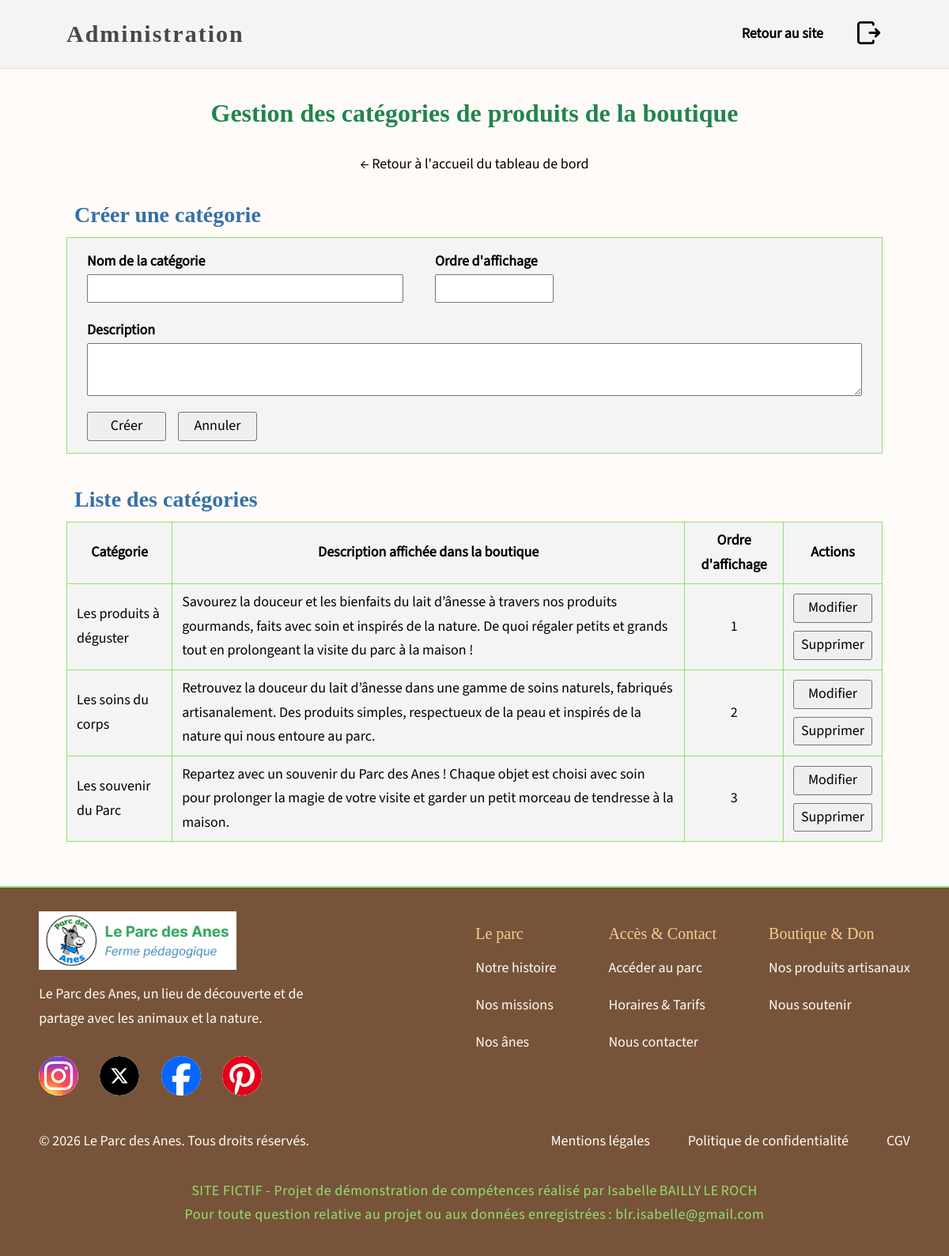
Screenshot of /?url=admin/categories (signed in) with the database file from the repository.
### tables this page shows
CREATE TABLE `products_categories` (
  `id` int(11) NOT NULL,
  `label` varchar(255) NOT NULL,
  `description` text NOT NULL,
  `display_order` int(10) UNSIGNED NOT NULL COMMENT 'Display order of products''s categories in the shop'
);

### src/Controllers/BaseController.php (called while the page is built, shortened)
<?php
class BaseController
{
    protected function renderViewAndMeta(string $view, array $data = [])
    {
        $parts = explode('/', $view);
        $action = array_pop($parts);
        $section = implode('.', $parts);
        $metaService = new Meta();
        $meta = $metaService->getMeta($section, $action);
        $siteName = $metaService->siteName();
        $pageTitle = trim($meta['title'] ?? '');
        $title = ($pageTitle === '' || $pageTitle === $siteName)
            ? $siteName
            : $siteName . ' - ' . $pageTitle;
        $data['meta'] = $meta;
        $data['title'] = $title;
        $data['internalStyles'] = $data['internalStyles'] ?? [];
        $data['externalStyles'] = $data['externalStyles'] ?? [];
        $data['internalScripts'] = $data['internalScripts'] ?? [];
        $data['externalScripts'] = $data['externalScripts'] ?? [];
        $data['headerView'] = $data['headerView'] ?? 'header';
        extract($data);
        require __DIR__ . '/../Views/' . $view . '.php';
        require __DIR__ . '/../Views/partials/footer.php';
        require __DIR__ . '/../Views/layouts/main.php';
    }
}

### src/Controllers/Admin/AdminCategoryController.php (called while the page is built, shortened)
<?php
class AdminCategoryController extends BaseController
{
    private string $path;
    private ProductCategoryModel $model;
    public function __construct()
    {
        $this->path = 'admin/categories';
        $this->model = new ProductCategoryModel();
    }
    public function index()
    {
        try {
            $flash = $this->getFlashData();
            $editItem = null;
            $this->renderViewAndMeta(
                $this->path . '/index',
                array_merge(
                    $this->getCategoryViewData(
                        [
                            'editItem' => $editItem,
                            'createErrors' =>
                                $flash['createErrors'],
                            'updateErrors' =>
                                $flash['updateErrors'],
                            'old' =>
                                $flash['old'],
                            'success' =>
                                $flash['success'],
                            'successCategoryId' =>
                                $flash['successCategoryId'],
                            'successType' =>
                                $flash['successType'],
                            'deleteError' =>
                                $flash['deleteError'],
                        ]
                    ),
                    $this->scriptsAndStylesAssets(),
                    [
                        'headerView' => 'header_admin'
                    ],
                )
            );
        } catch (Exception $e) {
            $this->handleException($e);
        }
    }
    private function getCsrfTokens(): array
    {
        return [
            'csrfCategoryCreate' => CsrfProtect::generateToken('category_create'),
            'csrfCategoryUpdate' => CsrfProtect::generateToken('category_update'),
            'csrfCategoryDelete' => CsrfProtect::generateToken('category_delete'),
        ];
    }
    private function getCategoryViewData(array $data = []): array
    {
        return array_merge(
            [
                'items' => $this->model->findAllItems(),
                'editItem' => null,
            ],
            $this->getCsrfTokens(),
            $data
        );
    }
    private function getFlashData(): array
    {
        $data = [
            'success' => $_SESSION['success'] ?? null,
            'successCategoryId' => $_SESSION['successCategoryId'] ?? null,
            'successType' => $_SESSION['successType'] ?? null,
            'createErrors' => $_SESSION['createErrors'] ?? [],
            'updateErrors' => $_SESSION['updateErrors'] ?? [],
            'deleteError' => $_SESSION['deleteError'] ?? null,
            'old' => $_SESSION['old'] ?? [],
            'editItemSession' =>
                $_SESSION['editItem'] ?? null,
        ];
        return $data;
    }
    private function scriptsAndStylesAssets(): array
    {
        return [
            'internalStyles' => [
                'admin-header.css',
                'admin-home.css',
                'admin-categories.css',
            ],
            'internalScripts' => [
                'admin_products.js',
                'admin_categories.js',
            ],
        ];
    }
}

### public/index.php (called while the page is built, shortened)
<?php
$rootPath = basename(__DIR__) === 'public'
    ? dirname(__DIR__)
    : __DIR__;
require_once $rootPath . '/src/Core/Autoload.php';
$url = $_GET['url'] ?? 'accueil';
$router = new Router();
$router->renderPage($url);

### src/Models/ProductCategoryModel.php (called while the page is built, shortened)
<?php
class ProductCategoryModel
{
    private PDO $db;
    private string $table = 'products_categories';
    public function __construct()
    {
        $this->db = DatabaseConnect::getInstance()->getConnection();
    }
    public function findAllItems(): array
    {
        $stmt = $this->db->query("
            SELECT
                id,
                label,
                description,
                display_order
            FROM {$this->table}
            ORDER BY display_order ASC
        ");
        return $stmt->fetchAll(PDO::FETCH_ASSOC);
    }
}

### src/Core/Autoload.php (called while the page is built, shortened)
<?php
spl_autoload_register(function (string $class): void {
    $prefix = 'App\\';
    $baseDir = __DIR__ . '/../';
    $relativeClass = substr($class, strlen($prefix));
    $file = $baseDir . str_replace('\\', '/', $relativeClass) . '.php';
    if (is_file($file)) {
        return;
    }
});

### config/database.php (called while the page is built)
<?php
$DB_HOST = 'localhost';
$DB_PORT = 3306 ;
$DB_NAME = 'db_parc_des_anes';
$DB_USER = 'root';
$DB_PASS = '';

### src/Core/DatabaseConnect.php (called while the page is built, shortened)
<?php
class DatabaseConnect
{
    private static ?DatabaseConnect $instance = null;
    private function __construct()
    {
        require __DIR__ . '/../../config/database.php';
        $dsn = "mysql:host=$DB_HOST;port=$DB_PORT;dbname=$DB_NAME;charset=utf8mb4";
        $options = [
            PDO::ATTR_ERRMODE => PDO::ERRMODE_EXCEPTION,
            PDO::ATTR_DEFAULT_FETCH_MODE => PDO::FETCH_ASSOC,
            PDO::ATTR_EMULATE_PREPARES => false
        ];
    }
    public static function getInstance(): self
    {
        if (self::$instance === null) {
            self::$instance = new self();
        }
        return self::$instance;
    }
}

### src/Views/admin/categories/sections/category_read.php (the view, shortened to what this page needs)
<section class="admin-category-list">
    <div class="admin-category-h3-message-block">
        <h3 class="admin-h3">Liste des catégories</h3>
    </div>
    <?php if (empty($items)): ?>
        <p>Aucune catégorie enregistrée.</p>
    <?php else: ?>
        <div>
            <table class="admin-categories-list-table">
                <thead>
                    <tr>
                        <th>Catégorie</th>
                        <th>Description affichée dans la boutique</th>
                        <th>Ordre d'affichage</th>
                        <th>Actions</th>
                    </tr>
                </thead>
                <tbody>
                    <?php foreach ($items as $item): ?>
                        <?php if (
                            !empty($editItem)
                            && $editItem['id'] == $item['id']
                        ): ?>
                            <?php
                                $item = $editItem;
                                require __DIR__ . '/category_update.php';
                            ?>
                        <?php else: ?>
                            <tr id="category-<?= $item['id'] ?>">
                                <td>
                                    <?= htmlspecialchars($item['label']) ?>
                                </td>
                                <td>
                                    <?= htmlspecialchars($item['description']) ?>
                                </td>
                                <td>
                                    <?= htmlspecialchars($item['display_order']) ?>
                                </td>
                                <td class="admin-categories-list-table-actions">
                                    <a
                                        href="<?= BASE_URL ?>/?url=admin/categories&edit=<?= $item['id'] ?>#category-<?= $item['id'] ?>"
                                        class="admin-btn"
                                    >
                                        Modifier
                                    </a>
                                    <form
                                        method="post"
                                        action="?url=admin/categories/delete"
                                        class="delete-category-form"
                                        data-label="<?= htmlspecialchars(
                                            $item['label'],
                                            ENT_QUOTES,
                                            'UTF-8'
                                        ) ?>"
                                        novalidate
                                    >
                                        <button type="submit" class="admin-btn">
                                            Supprimer
                                        </button>
                                    </form>
                                </td>
                            </tr>
                        <?php endif; ?>
                    <?php endforeach; ?>
                </tbody>
            </table>
        </div>
    <?php endif; ?>
</section>

### public/styles/pages/admin-home.css (style rules this page uses)
h3.admin-h3 { text-align: left; padding-left: 10px; margin-bottom: 10px; }
.admin-btn { display: inline-block; padding: 2px 6px; border: 1px solid #767676; width: 100px; border-radius: 3px; background: #efefef; color: #000; text-decoration: none; font: inherit; cursor: pointer; text-align: center; }

### public/styles/pages/admin-categories.css (style rules this page uses)
.admin-category-h3-message-block { display: flex; align-items: baseline; flex-wrap: wrap; gap: 15px; }
.admin-categories-list-table { width: 100%; border-collapse: collapse; background-color: var(--color-bg-form); }
.admin-categories-list-table th, .admin-categories-list-table td { padding: 8px 12px; border: 1px solid var(--color-border-decorative-1); vertical-align: middle; }
.admin-categories-list-table th { font-weight: bold; text-align: center; background-color: var(--color-bg-admin); }
.admin-categories-list-table td:nth-child(3) { text-align: center; }
.admin-categories-list-table-actions { white-space: nowrap; text-align: center; vertical-align: middle; }
.admin-categories-list-table-actions a, .admin-categories-list-table-actions button { display: block; margin: 0; }
.admin-categories-list-table-actions a + form, .admin-categories-list-table-actions button + a { margin-top: 10px; }

### public/styles/foundations/base.css (style rules this page uses)
body { font-family: var(--font-family-body); font-size: var(--font-size-text); line-height: var(--line-height-text); text-rendering: optimizeLegibility; -webkit-font-smoothing: antialiased; -moz-osx-font-smoothing: grayscale; color: var(--color-text-content, #000); background-color: var(--color-background, #fff); }
h1, h2, h3, h4 { font-family: var(--font-family-display) }
h3 { font-size: var(--font-size-h3); line-height: var(--line-height-h3); }
h1, h2, h3, h4, p, ul, ol { margin-block: 0; }
button { cursor: pointer; }
a { color: inherit; text-decoration: none; }

### public/styles/layout/header.css (style rules this page uses)
.header-icon svg { display: block; width: 100%; height: 100%; fill: currentColor; }

### public/styles/layout/content.css (style rules this page uses)
.content h3 { color: var(--color-h3-content); }

### rows the page displays
products_categories: label "Les produits à déguster", description "Savourez la douceur et les bienfaits du lait d’ânesse à travers nos produits gourmands, faits avec soin et inspirés de la nature. De quoi régaler petits et grands tout en prolongeant la visite du parc à la maison !", display_order "1"
products_categories: label "Les soins du corps", description "Retrouvez la douceur du lait d’ânesse dans une gamme de soins naturels, fabriqués artisanalement. Des produits simples, respectueux de la peau et inspirés de la nature qui nous entoure au parc.", display_order "2"
products_categories: label "Les souvenir du Parc", description "Repartez avec un souvenir du Parc des Anes ! Chaque objet est choisi avec soin pour prolonger la magie de votre visite et garder un petit morceau de tendresse à la maison.", display_order "3"
